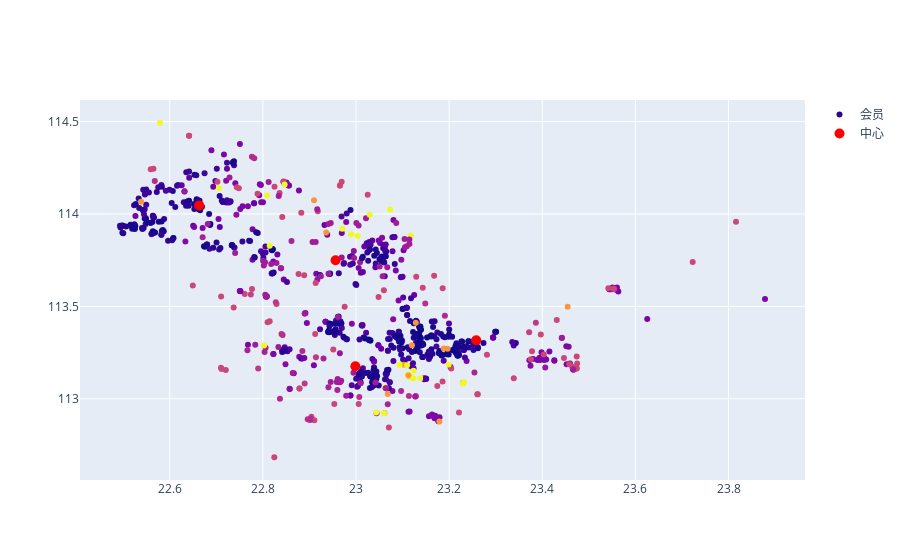

Notebook cell for this chart:
### Code cell
kmean = pd.DataFrame(kmeans.cluster_centers_,columns=['纬度','经度'])
fig = go.Figure(data=[go.Scatter(x=(data1['任务gps 纬度']),mode='markers',name='会员',
                   y=(data1['任务gps经度']),marker_color=data1['任务标价'])])
fig.add_trace(go.Scatter(x=kmean['纬度'], y=kmean['经度'],marker=dict(size=10,color='red'),
                    mode='markers',
                    name='中心'))

fig.show()

### Figure 1 — Plotly figure (JSON) as saved in the notebook; plotly's stock layout.template omitted (floating-point values rounded to 4 significant figures; data arrays with more than 128 entries replaced by an {"elided": "..."} marker saying what was removed)
{"data": [{"marker": {"color": {"elided": "835 float values"}}, "mode": "markers", "name": "会员", "type": "scatter", "x": {"elided": "835 float values"}, "y": {"elided": "835 float values"}}, {"marker": {"color": "red", "size": 10}, "mode": "markers", "name": "中心", "type": "scatter", "x": [23.26, 22.66, 22.96, 23.0], "y": [113.3, 114.0, 113.7, 113.2]}], "layout": {}}
